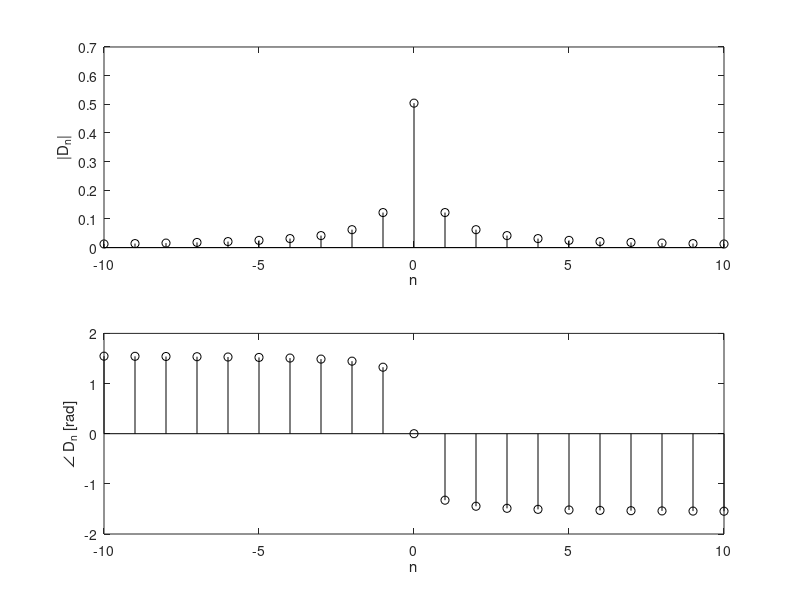

The MATLAB source for this figure:
n = (-10:10); D_n = 0.504./(1+j*4*n);
clf; subplot(2,1,1); stem(n,abs(D_n),'k');
xlabel('n'); ylabel('|D_n|');
subplot(2,1,2); stem(n,angle(D_n),'k');
xlabel('n'); ylabel('\angle D_n [rad]');